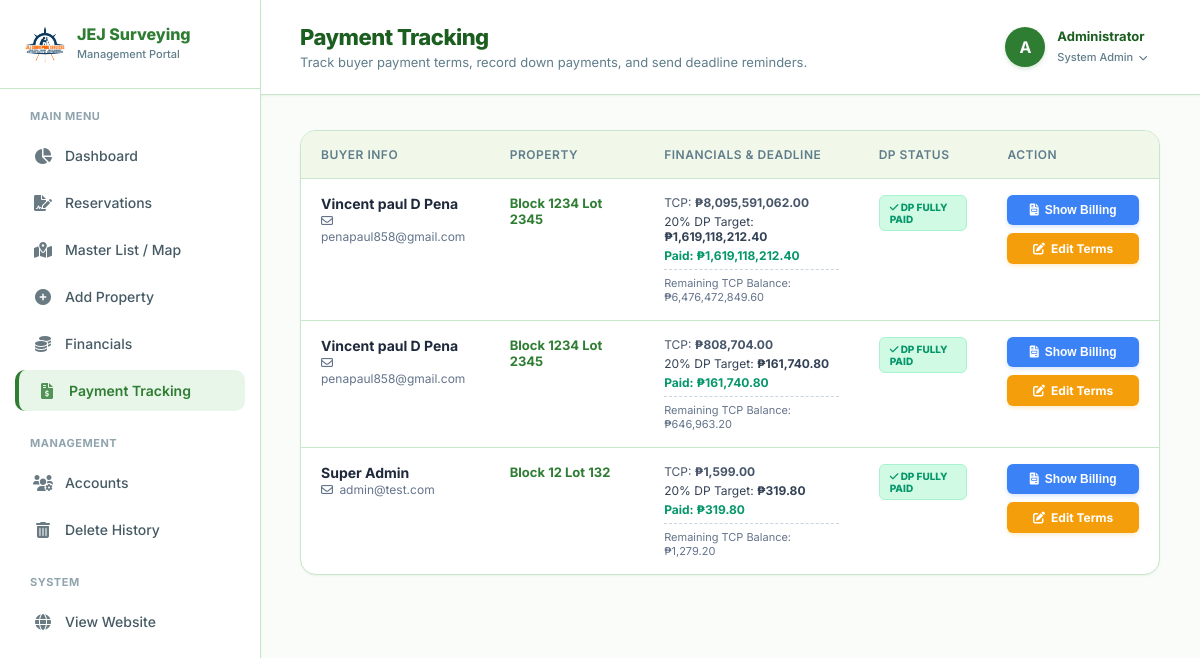
/payment_tracking.php (signed in), run on the app's committed database.
### tables this page shows
CREATE TABLE `reservations` (
  `id` int(11) NOT NULL,
  `user_id` int(11) DEFAULT NULL,
  `contact_number` varchar(20) DEFAULT NULL,
  `email` varchar(100) DEFAULT NULL,
  `birth_date` date DEFAULT NULL,
  `lot_id` int(11) DEFAULT NULL,
  `reservation_date` datetime DEFAULT current_timestamp(),
  `status` enum('PENDING','APPROVED','CANCELLED') DEFAULT 'PENDING',
  `payment_type` enum('CASH','INSTALLMENT') DEFAULT NULL,
  `installment_months` int(11) DEFAULT NULL,
  `monthly_payment` decimal(12,2) DEFAULT NULL,
  `payment_proof` varchar(255) DEFAULT NULL,
  `notes` text DEFAULT NULL,
  `buyer_address` text DEFAULT NULL,
  `valid_id_file` varchar(255) DEFAULT NULL,
  `selfie_with_id` varchar(255) DEFAULT NULL
);

CREATE TABLE `users` (
  `id` int(11) NOT NULL,
  `fullname` varchar(100) DEFAULT NULL,
  `email` varchar(100) DEFAULT NULL,
  `password` varchar(255) DEFAULT NULL,
  `phone` varchar(20) DEFAULT NULL,
  `role` enum('SUPER ADMIN','ADMIN','MANAGER','AGENT','BUYER') DEFAULT 'BUYER',
  `created_at` timestamp NOT NULL DEFAULT current_timestamp()
);

CREATE TABLE `lots` (
  `id` int(11) NOT NULL,
  `location` varchar(255) DEFAULT NULL,
  `phase_id` int(11) DEFAULT NULL,
  `block_no` varchar(10) DEFAULT NULL,
  `lot_no` varchar(10) DEFAULT NULL,
  `area` decimal(10,2) DEFAULT NULL,
  `price_per_sqm` decimal(10,2) DEFAULT NULL,
  `total_price` decimal(12,2) DEFAULT NULL,
  `status` enum('AVAILABLE','RESERVED','SOLD') DEFAULT 'AVAILABLE',
  `property_overview` text DEFAULT NULL,
  `coordinates` varchar(50) DEFAULT NULL,
  `lot_image` varchar(255) DEFAULT 'default_lot.jpg',
  `property_type` enum('Subdivision','Lot','Land','Farm','Shop','Business') DEFAULT 'Subdivision',
  `latitude` decimal(10,8) DEFAULT NULL,
  `longitude` decimal(11,8) DEFAULT NULL,
  `points` text DEFAULT NULL
);

### payment_tracking.php (the view, shortened to what this page needs)
<?php
include 'config.php';
$has_res_id_col = false;
$colCheck = $conn->query("SHOW COLUMNS FROM transactions LIKE 'reservation_id'");
if($colCheck && $colCheck->num_rows > 0) {
    $has_res_id_col = true;
}
$query = "SELECT r.*, u.fullname, u.email as user_email, l.block_no, l.lot_no, l.total_price
          FROM reservations r
          JOIN users u ON r.user_id = u.id
          JOIN lots l ON r.lot_id = l.id
          WHERE r.status = 'APPROVED'
          ORDER BY r.reservation_date DESC";
$res = $conn->query($query);
$approved_reservations = [];
$overdue_count = 0;
$due_soon_count = 0;
if($res && $res->num_rows > 0) {
    while($row = $res->fetch_assoc()){
        $dp_total_required = round($row['total_price'] * 0.20, 2);
        if ($has_res_id_col) {
            $dp_query = $conn->prepare("SELECT SUM(amount) as total_paid FROM transactions WHERE type='INCOME' AND reservation_id = ?");
            $dp_query->bind_param("i", $row['id']);
        } else {
            $desc_like = "%Down Payment%Res#{$row['id']}%";
            $dp_query = $conn->prepare("SELECT SUM(amount) as total_paid FROM transactions WHERE type='INCOME' AND description LIKE ?");
            $dp_query->bind_param("s", $desc_like);
        }
        $dp_query->execute();
        $dp_result = $dp_query->get_result()->fetch_assoc();
        $dp_paid_amount = $dp_result['total_paid'] ? floatval($dp_result['total_paid']) : 0;
        $dp_remaining = $dp_total_required - $dp_paid_amount;
        $row['dp_total_required'] = $dp_total_required;
        $row['dp_paid_amount'] = $dp_paid_amount;
        $row['dp_remaining'] = $dp_remaining > 0 ? $dp_remaining : 0;
        $row['is_dp_fully_paid'] = ($dp_remaining <= 0);
        if (!empty($row['reservation_date'])) {
            $res_time = strtotime($row['reservation_date']);
            $deadline_timestamp = strtotime('+20 days', $res_time);
            $row['deadline_formatted'] = date('M d, Y g:i A', $deadline_timestamp);
            if (!$row['is_dp_fully_paid']) {
                $days_left = ($deadline_timestamp - time()) / (60 * 60 * 24);
                $row['is_overdue'] = ($days_left < 0);
                $row['is_due_soon'] = ($days_left >= 0 && $days_left <= 3);
                if($row['is_overdue']) $overdue_count++;
                if($row['is_due_soon']) $due_soon_count++;
            } else {
                $row['is_overdue'] = false;
                $row['is_due_soon'] = false;
            }
        } else {
            $row['deadline_formatted'] = "Date Error";
            $row['is_overdue'] = false;
            $row['is_due_soon'] = false;
        }
        $approved_reservations[] = $row;
    }
}
?>
<!DOCTYPE html>
<html lang="en">
<head>
    <link rel="stylesheet" href="https://cdnjs.cloudflare.com/ajax/libs/font-awesome/6.0.0/css/all.min.css">
</head>
<body>
    <div class="sidebar">
        <div class="brand-box">
            <img src="assets/logo.png" style="height: 38px; width: auto; border-radius: 8px;">
            <div style="line-height: 1.1;">
                <span style="font-size: 16px; font-weight: 800; color: var(--primary); display: block;">JEJ Surveying</span>
                <span style="font-size: 11px; color: var(--text-muted); font-weight: 500;">Management Portal</span>
            </div>
        </div>
        <div class="sidebar-menu">
            <small style="padding: 0 15px; color: #90a4ae; font-weight: 700; font-size: 11px; display: block; margin-bottom: 12px; letter-spacing: 0.5px;">MAIN MENU</small>
            <a href="admin.php?view=dashboard" class="menu-link"><i class="fa-solid fa-chart-pie"></i> Dashboard</a>
            <a href="reservation.php" class="menu-link"><i class="fa-solid fa-file-signature"></i> Reservations</a>
            <a href="master_list.php" class="menu-link"><i class="fa-solid fa-map-location-dot"></i> Master List / Map</a>
            <a href="admin.php?view=inventory" class="menu-link"><i class="fa-solid fa-plus-circle"></i> Add Property</a>
            <a href="financial.php" class="menu-link"><i class="fa-solid fa-coins"></i> Financials</a>
            <a href="payment_tracking.php" class="menu-link active"><i class="fa-solid fa-file-invoice-dollar"></i> Payment Tracking</a>
            <small style="padding: 0 15px; color: #90a4ae; font-weight: 700; font-size: 11px; display: block; margin-top: 25px; margin-bottom: 12px; letter-spacing: 0.5px;">MANAGEMENT</small>
            <a href="accounts.php" class="menu-link"><i class="fa-solid fa-users-gear"></i> Accounts</a>
            <a href="delete_history.php" class="menu-link"><i class="fa-solid fa-trash-can"></i> Delete History</a>
            <small style="padding: 0 15px; color: #90a4ae; font-weight: 700; font-size: 11px; display: block; margin-top: 25px; margin-bottom: 12px; letter-spacing: 0.5px;">SYSTEM</small>
            <a href="index.php" class="menu-link" target="_blank"><i class="fa-solid fa-globe"></i> View Website</a>
        </div>
    </div>
    <div class="main-panel">
        <div class="top-header">
            <div class="header-title">
                <h1>Payment Tracking</h1>
                <p>Track buyer payment terms, record down payments, and send deadline reminders.</p>
            </div>
            <div class="profile-dropdown">
                <div class="profile-trigger">
                    <div class="profile-avatar">A</div>
                    <div class="profile-info">
                        <strong>Administrator</strong>
                        <small>System Admin <i class="fa-solid fa-chevron-down" style="font-size: 9px; margin-left: 3px;"></i></small>
                    </div>
                </div>
            </div>
        </div>
        <div class="content-area">
            <div class="table-container">
                <table>
                    <thead>
                        <tr>
                            <th style="width: 22%;">Buyer Info</th>
                            <th style="width: 18%;">Property</th>
                            <th style="width: 25%;">Financials & Deadline</th>
                            <th style="width: 15%;">DP Status</th>
                            <th style="width: 20%;">Action</th>
                        </tr>
                    </thead>
                    <tbody>
                        <?php if(!empty($approved_reservations)): ?>
                            <?php foreach($approved_reservations as $row):
                                $balance = $row['total_price'] - $row['dp_paid_amount'];
                            ?>
                            <tr>
                                <td>
                                    <strong style="color: #1e293b; font-size: 14px;"><?= htmlspecialchars($row['fullname']) ?></strong><br>
                                    <span style="font-size: 12px; color: #64748b;"><i class="fa-regular fa-envelope" style="margin-right:3px;"></i> <?= $row['email'] ?? $row['user_email'] ?></span>
                                </td>
                                <td>
                                    <strong style="color: var(--primary); font-size: 13px;">Block <?= $row['block_no'] ?> Lot <?= $row['lot_no'] ?></strong>
                                </td>
                                <td>
                                    <div style="font-size: 12px; margin-bottom: 4px; color: #475569;">TCP: <strong>₱<?= number_format($row['total_price'], 2) ?></strong></div>
                                    <div style="font-size: 12px; margin-bottom: 4px; color: #334155;">
                                        20% DP Target: <strong>₱<?= number_format($row['dp_total_required'], 2) ?></strong>
                                    </div>
                                    <div style="font-size: 12px; margin-bottom: 4px; color: #059669; font-weight: 700;">
                                        Paid: ₱<?= number_format($row['dp_paid_amount'], 2) ?>
                                    </div>
                                    <?php if(!$row['is_dp_fully_paid']): ?>
                                        <div style="font-size: 12px; margin-bottom: 4px; color: #e11d48; font-weight: 700;">
                                            Due: ₱<?= number_format($row['dp_remaining'], 2) ?>
                                        </div>
                                        <div style="margin-top: 10px; padding-top: 10px; border-top: 1px dashed #cbd5e1;">
                                            <div style="font-size: 10px; font-weight: 700; color: #94a3b8; text-transform: uppercase; margin-bottom: 3px;">DP Deadline:</div>
                                            <div style="font-size: 12px; font-weight: <?= ($row['is_overdue'] || $row['is_due_soon']) ? '800' : '600' ?>; color: <?= $row['is_overdue'] ? '#e11d48' : ($row['is_due_soon'] ? '#d97706' : '#334155') ?>;">
                                                <i class="fa-regular fa-clock" style="margin-right: 3px;"></i> <?= $row['deadline_formatted'] ?>
                                            </div>
                                            <?php if($row['is_overdue']): ?>
                                                <span class="tag-overdue"><i class="fa-solid fa-triangle-exclamation"></i> Overdue</span>
                                            <?php elseif($row['is_due_soon']): ?>
                                                <span class="tag-soon"><i class="fa-solid fa-clock-rotate-left"></i> Due Soon</span>
                                            <?php endif; ?>
                                        </div>
                                    <?php else: ?>
                                        <div style="font-size: 11px; color: #64748b; margin-top: 6px; padding-top: 6px; border-top: 1px dashed #cbd5e1;">
                                            Remaining TCP Balance: ₱<?= number_format($balance, 2) ?>
                                        </div>
                                    <?php endif; ?>
                                </td>
                                <td>
                                    <?php if($row['is_dp_fully_paid']): ?>
                                        <span class="badge badge-full"><i class="fa-solid fa-check"></i> DP Fully Paid</span>
                                    <?php elseif($row['dp_paid_amount'] > 0): ?>
                                        <span class="badge badge-partial"><i class="fa-solid fa-spinner"></i> Partial DP</span>
                                    <?php else: ?>
                                        <span class="badge badge-none"><i class="fa-solid fa-xmark"></i> No Payment</span>
                                    <?php endif; ?>
                                </td>
                                <td>
                                    <div style="display: flex; flex-direction: column; gap: 8px;">
                                        <?php if ($row['is_dp_fully_paid']): ?>
                                            <button type="button" class="btn-action btn-billing"
                                                    data-id="<?= (int)$row['id'] ?>"
                                                    data-name="<?= htmlspecialchars($row['fullname']) ?>"
                                                    onclick="showBillingModal(this)">
                                                <i class="fa-solid fa-file-invoice"></i> Show Billing
                                            </button>
                                            <a href="payment_terms.php?res_id=<?= $row['id'] ?>" class="btn-action btn-edit-terms">
                                                <i class="fa-solid fa-pen-to-square"></i> Edit Terms
                                            </a>
                                        <?php endif; ?>
                                    </div>
                                </td>
                            </tr>
                            <?php endforeach; ?>
                        <?php else: ?>
                            <tr><td colspan="5" style="text-align: center; padding: 40px; color: #94a3b8;"><i class="fa-solid fa-folder-open" style="font-size: 30px; margin-bottom: 10px; display: block; color: #cbd5e1;"></i>No approved reservations found.</td></tr>
                        <?php endif; ?>
                    </tbody>
                </table>
            </div>
        </div>
    </div>
</body>
</html>

### data on the page
reservations: user.fullname "Vincent paul D Pena", user.email "penapaul858@gmail.com", lot.block_no "1234", lot.lot_no "2345", lot.total_price "8,095,591,062.00", dp_total_required "1,619,118,212.40", dp_paid_amount "1,619,118,212.40", lot.total_price "6,476,472,849.60"
reservations: user.fullname "Vincent paul D Pena", user.email "penapaul858@gmail.com", lot.block_no "1234", lot.lot_no "2345", lot.total_price "808,704.00", dp_total_required "161,740.80", dp_paid_amount "161,740.80", lot.total_price "646,963.20"
reservations: user.fullname "Super Admin", user.email "admin@test.com", lot.block_no "12", lot.lot_no "132", lot.total_price "1,599.00", dp_total_required "319.80", dp_paid_amount "319.80", lot.total_price "1,279.20"
